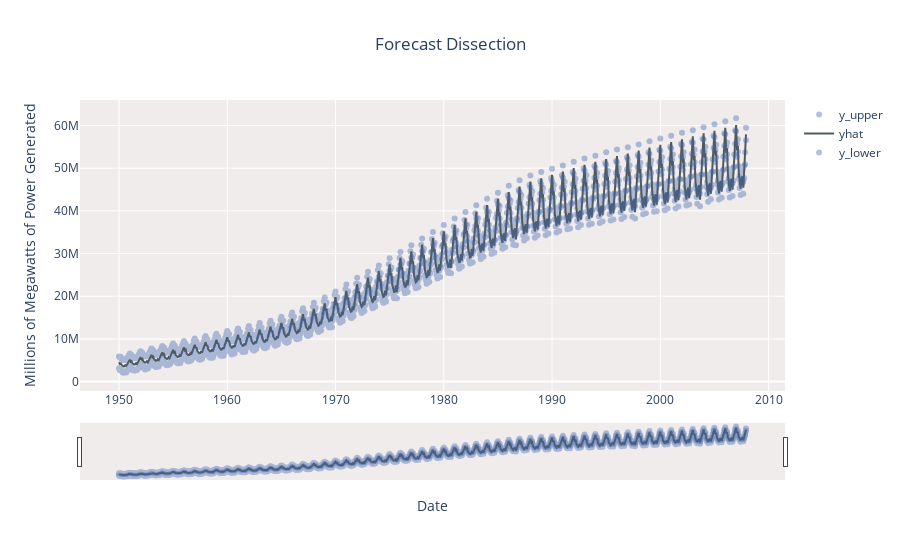

Notebook code cell kept with this figure:
### Markdown cell above
The prediction was <b>1.48 million</b> of MWH apart from the real value. Equally important the Mean Absolute Percentage Error <b>is 3.10 %</b>. This model had a better prediction than ARIMA on a seasonal difference but lesser precise than ARIMA seasonal.

### Code cell
fig = go.Figure()

#yupper
fig.add_trace(go.Scatter(x=my_forecast['ds'], y=my_forecast['yhat_upper'], 
                            opacity=0.4,line_color='#4267B2', mode='markers', name="y_upper"))

#yhat                            
fig.add_trace(go.Scatter(x=my_forecast['ds'], y=my_forecast['yhat'],
                            line_color='#515A5A', mode='lines', name="yhat"))  
#ylower
fig.add_trace(go.Scatter(x=my_forecast['ds'], y=my_forecast['yhat_lower'], mode='markers', 
                            opacity=0.4 ,line_color='#4267B2', name="y_lower"))
fig.update_xaxes(rangeslider_visible=True, constraintoward='middle')
fig.update_layout(
    yaxis_title="Millions of Megawatts of Power Generated ", 
    xaxis_title="Date",
    title="Forecast Dissection",
    title_x=0.5,
    plot_bgcolor='#F0ECEC',
    margin_pad=0
)
fig.show()

### Figure 1 — Plotly figure (JSON) as saved in the notebook; plotly's stock layout.template omitted (floating-point values rounded to 4 significant figures; data arrays with more than 128 entries replaced by an {"elided": "..."} marker saying what was removed)
{"data": [{"line": {"color": "#4267B2"}, "mode": "markers", "name": "y_upper", "opacity": 0.4, "type": "scatter", "x": {"elided": "696 str values"}, "y": {"elided": "696 float values"}}, {"line": {"color": "#515A5A"}, "mode": "lines", "name": "yhat", "type": "scatter", "x": {"elided": "696 str values"}, "y": {"elided": "696 float values"}}, {"line": {"color": "#4267B2"}, "mode": "markers", "name": "y_lower", "opacity": 0.4, "type": "scatter", "x": {"elided": "696 str values"}, "y": {"elided": "696 float values"}}], "layout": {"margin": {"pad": 0}, "plot_bgcolor": "#F0ECEC", "title": {"text": "Forecast Dissection", "x": 0.5}, "xaxis": {"constraintoward": "middle", "rangeslider": {"visible": true}, "title": {"text": "Date"}}, "yaxis": {"title": {"text": "Millions of Megawatts of Power Generated "}}}}
